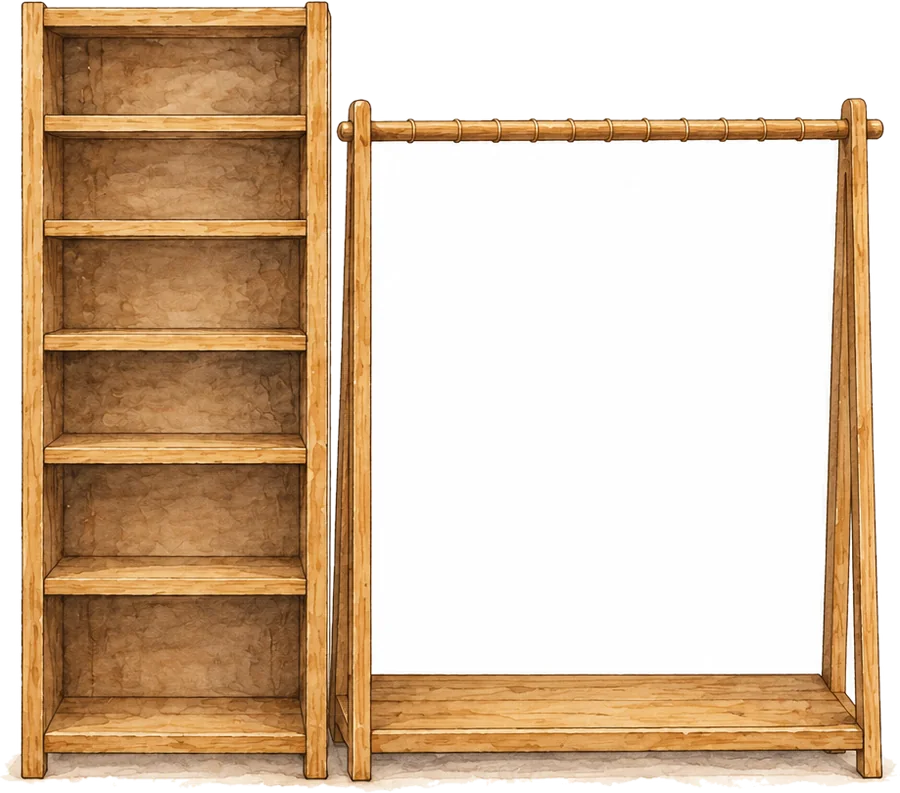
#> input picture images/studio/props/ke-gia.webp, 900 x 793 px
$ python clean-white.py ../images/studio/props/ke-gia.webp
#> lines starting #> are read from the running program, lines starting #| are printed output that depends on the picture; after the words box and inside, x2 and y2 are one past the last pixel; in counts of white or black regions, pixels touching at a corner belong together
#!/usr/bin/env python3
"""Remove leftover paper / white background inside cut-out studio pieces.

Some pieces kept a patch of the paper they were painted on: inside a frame
(the empty clothes rail), under furniture (the floor wash under the sewing
tables), or the whole square (the counter with Udon). This makes paper-white
pixels transparent when they touch the outside (the transparent area or the
image edge), plus any enclosed paper patch larger than ENCLOSED of the piece.

    python3 tools/clean-white.py [--loose] [--ink N] images/studio/props/ke-gia.webp [...]

Writes the files in place. Look at the result before committing: cream paint
(a jug, a lampshade) is close to paper, which is why this isn't run on
everything automatically.
"""
import sys
import numpy as np
from PIL import Image, ImageFilter

ENCLOSED = 0.015
INK = 0         # --ink N: ink lines, thickened by N px, stop the fill — for
                # white fur / paint the same colour as the paper (Udon)


LOOSE = False   # --loose: also the warm, shaded paper wash under a piece
                # (bottom quarter only: white fur / white paint above stays)


def paper(a):
    rgb = a[..., :3].astype(int)
    strict = (rgb.min(2) > 218) & (rgb.max(2) - rgb.min(2) < 34)
    if LOOSE:
        loose = (rgb.min(2) > 196) & (rgb.max(2) - rgb.min(2) < 52)
        loose[: int(a.shape[0] * 0.75)] = False
        strict |= loose
    return (a[..., 3] > 0) & strict


def flood(mask, seeds, depth=None):
    h, w = mask.shape
    out = np.zeros_like(mask)
    front = [tuple(p) for p in np.argwhere(seeds & mask)]
    for y, x in front:
        out[y, x] = True
    step = 0
    while front and (depth is None or step < depth):
        nxt = []
        for y, x in front:
            for yy, xx in ((y - 1, x), (y + 1, x), (y, x - 1), (y, x + 1)):
                if 0 <= yy < h and 0 <= xx < w and mask[yy, xx] and not out[yy, xx]:
                    out[yy, xx] = True
                    nxt.append((yy, xx))
        front = nxt
        step += 1
    return out


def blobs(mask):
    h, w = mask.shape
    lab = np.zeros((h, w), np.int32)
    n = 0
    sizes = [0]
    for y0, x0 in zip(*np.nonzero(mask)):
        if lab[y0, x0]:
            continue
        n += 1
        stack = [(y0, x0)]
        lab[y0, x0] = n
        c = 0
        while stack:
            y, x = stack.pop()
            c += 1
            for yy, xx in ((y - 1, x), (y + 1, x), (y, x - 1), (y, x + 1)):
                if 0 <= yy < h and 0 <= xx < w and mask[yy, xx] and not lab[yy, xx]:
                    lab[yy, xx] = n
                    stack.append((yy, xx))
        sizes.append(c)
    return lab, np.array(sizes)


def clean(path):
    im = Image.open(path).convert('RGBA')
    a = np.asarray(im).copy()
    p = paper(a)
    clear = a[..., 3] < 40
    edge = np.zeros_like(p)
    edge[0, :] = edge[-1, :] = True
    edge[:, 0] = edge[:, -1] = True
    near = clear | np.roll(clear, 1, 0) | np.roll(clear, -1, 0) | np.roll(clear, 1, 1) | np.roll(clear, -1, 1)
    if INK:
        ink = a[..., :3].astype(int).max(2) < 140
        wall = np.asarray(Image.fromarray((ink * 255).astype(np.uint8)).filter(ImageFilter.MaxFilter(2 * INK + 1))) > 0
        gone = flood(p & ~wall, edge | near)
        gone |= flood(p & ~ink, gone, depth=INK + 1)   # the rim along the lines, not past them
    else:
        gone = flood(p, edge | near)
    if not INK:   # with --ink, enclosed white is fur / paint, not paper
        lab, sizes = blobs(p & ~gone)
        big = np.nonzero(sizes > ENCLOSED * (a[..., 3] > 40).sum())[0]
        gone |= np.isin(lab, big[big > 0])
    alpha = np.where(gone, 0, a[..., 3]).astype(np.uint8)
    alpha = np.asarray(Image.fromarray(alpha).filter(ImageFilter.MinFilter(3)))   # eat the pale rim
    a[..., 3] = np.minimum(a[..., 3], alpha)
    ys, xs = np.nonzero(a[..., 3] > 20)
    a = a[ys.min():ys.max() + 1, xs.min():xs.max() + 1]
    Image.fromarray(a).save(path, 'WEBP', quality=84, method=6)
    print(f'  {path}  {gone.mean():.1%} cleared')


if __name__ == '__main__':
    args = sys.argv[1:]
    while args and args[0].startswith('--'):
        if args[0] == '--loose':
            LOOSE = True
        elif args[0] == '--ink':
            INK = int(args.pop(1))
        args = args[1:]
    for f in args:
        clean(f)
#> in clean, im is the input picture: PIL image 900x793 RGBA; mean R, G, B, A 183.5, 159.1, 133.5, 214.2
#> in paper, `strict = (rgb.min(2) > 218) & (rgb.max(2) - rgb.min(2) < 34)`:
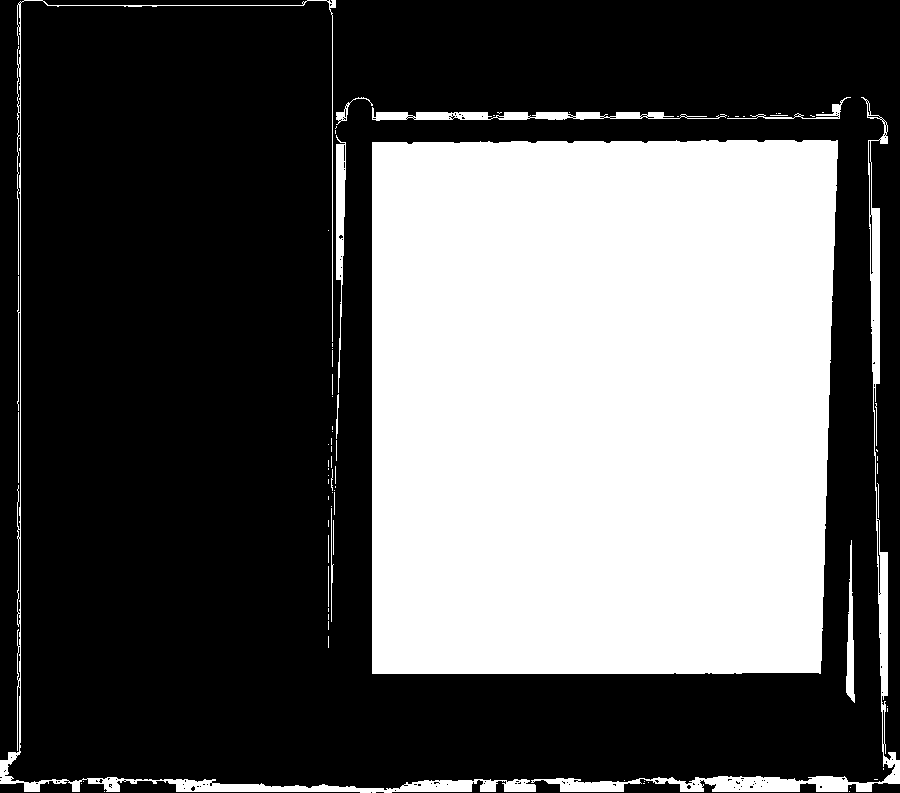
#> strict: shape (793, 900) bool; 36.8% white; 76 white regions (56 under 20 px), largest, box (x1, y1, x2, y2) and area: (372, 140, 838, 674) 243531, (531, 97, 900, 792) 7177, (0, 0, 536, 793) 6390
#> in clean, `near = clear | np.roll(clear, 1, 0) | np.roll(clear, -1, 0) | np.roll(..`:
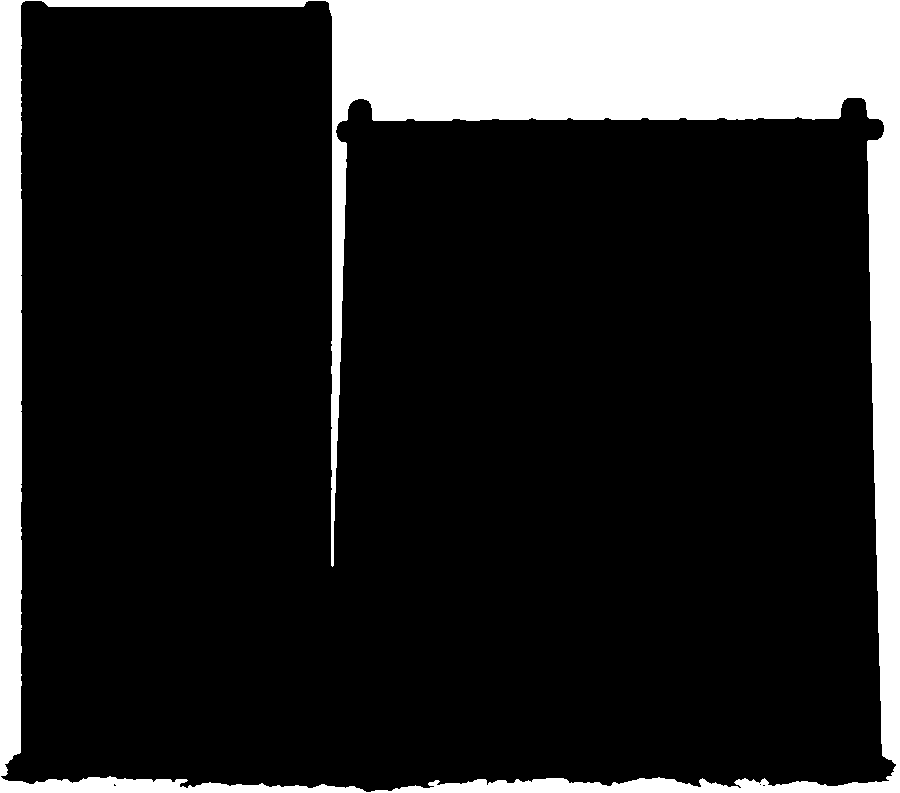
#> near: shape (793, 900) bool; 16.2% white; 1 white region, box (x1, y1, x2, y2) and area: (0, 0, 900, 793) 115328
#> in flood, `front = [tuple(p) for p in np.argwhere(seeds & mask)]`: front = 7868 pairs, first value 0 to 792, second value 0 to 899
#> the loop in flood, `for y, x in front:` made 7868 passes
#> (y, x) on passes 1 to 3: (0, 24), (0, 25), (0, 26)
#> the loop in flood, `while front and (depth is None or step < depth):` made 57 passes
#> front on passes 11 to 18: [(576, 331), (577, 332), (780, 579), (779, 580)], [(577, 331), (578, 332), (780, 580)], [(578, 331), (579, 332)], [(579, 331), (580, 332)], [(580, 331), (581, 332)], [(581, 331), (582, 332)], [(582, 331)], [(583, 331)]
#> after the loop in flood, `while front and (depth is None or step < depth):`:
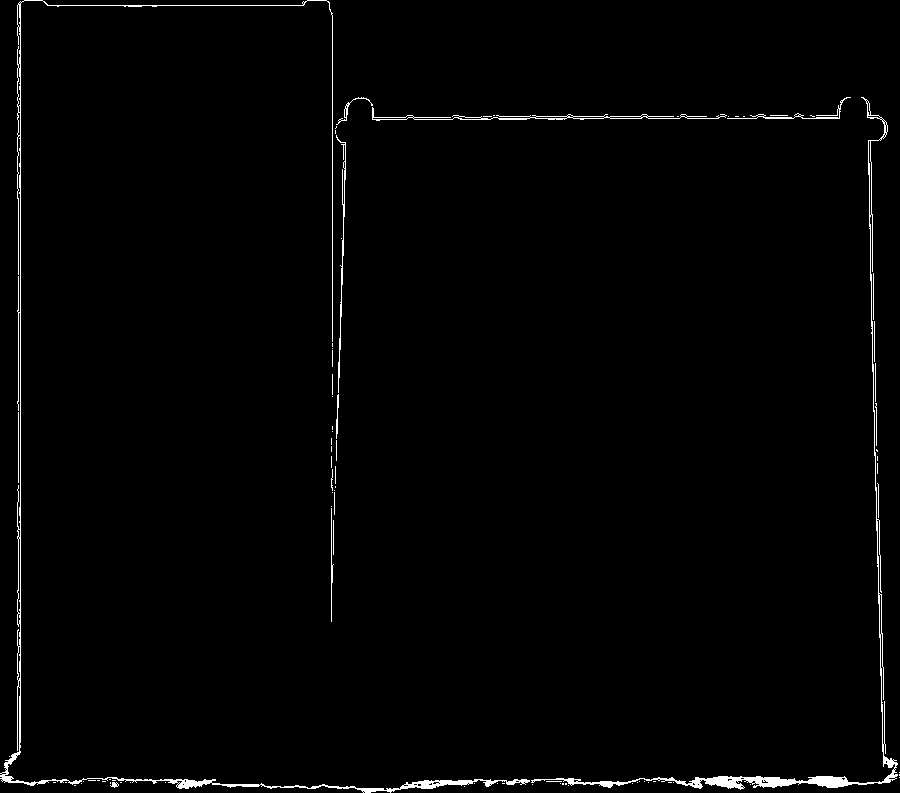
#> out: shape (793, 900) bool; 1.4% white in thin lines or dots
#> after the loop in flood, `while front and (depth is None or step < depth):`: step = 57
#> the loop in blobs, `for y0, x0 in zip(*np.nonzero(mask)):` made 244425 passes
#> x0 on passes 2 to 4: 701, 702, 703
#> after the loop in blobs, `for y0, x0 in zip(*np.nonzero(mask)):`:
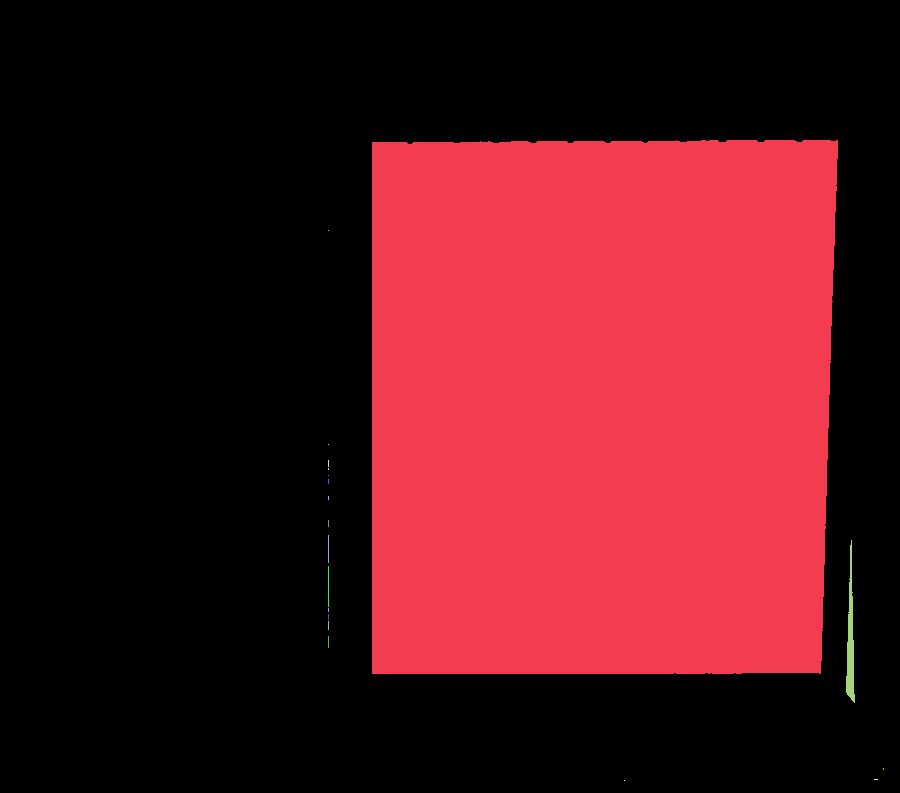
#> lab: shape (793, 900) int32; 20 distinct labels, from 0 to 19; one colour per label, 0 black
#> after the loop in blobs, `for y0, x0 in zip(*np.nonzero(mask)):`: n = 19; sizes = [0, 243531, 1, 1, 7, 2, 1, 5, 4, 7, 28, 759, 41, 4, 6, 9, 12, 2, 4, 1]
#> in clean, `lab, sizes = blobs(p & ~gone)`: sizes = 20 values, max 243531 at index 1, min 0 at index 0, mean 12221.2
#> in clean, `big = np.nonzero(sizes > ENCLOSED * (a[..., 3] > 40).sum())[0]`: big = [1]
#> in clean, `a = a[ys.min():ys.max() + 1, xs.min():xs.max() + 1]`:
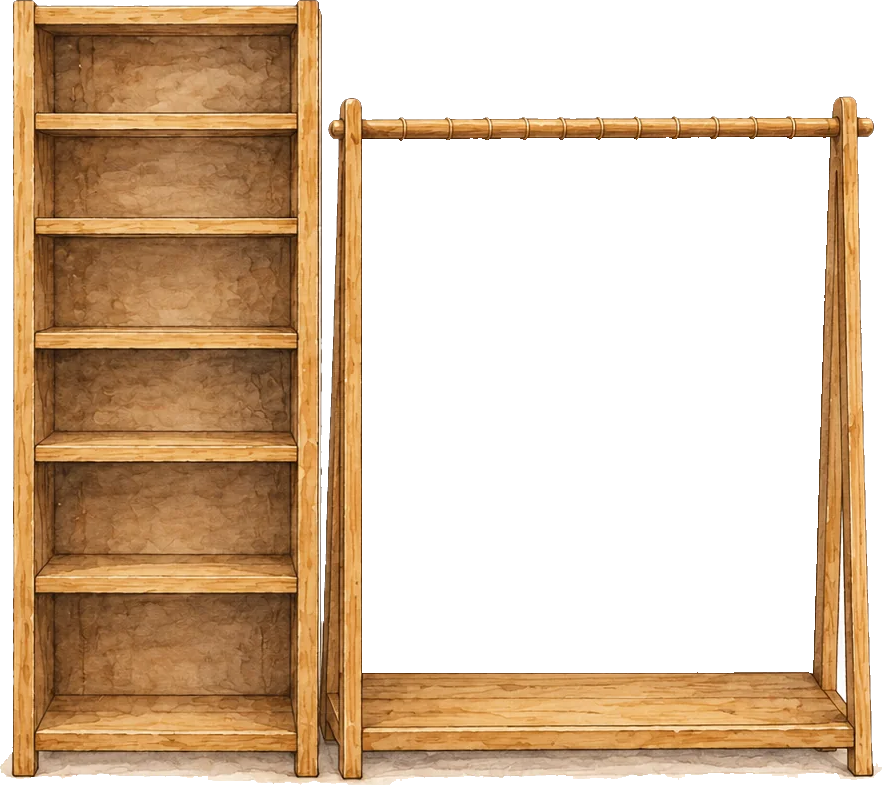
#> a: shape (785, 882, 4); mean R, G, B, A 187.6, 162.5, 136.1, 127.5; transparent parts drawn white
#|   ../images/studio/props/ke-gia.webp  35.5% cleared

$ run again, with images/studio/props/ban-may-day.webp copied over images/studio/props/ke-gia.webp
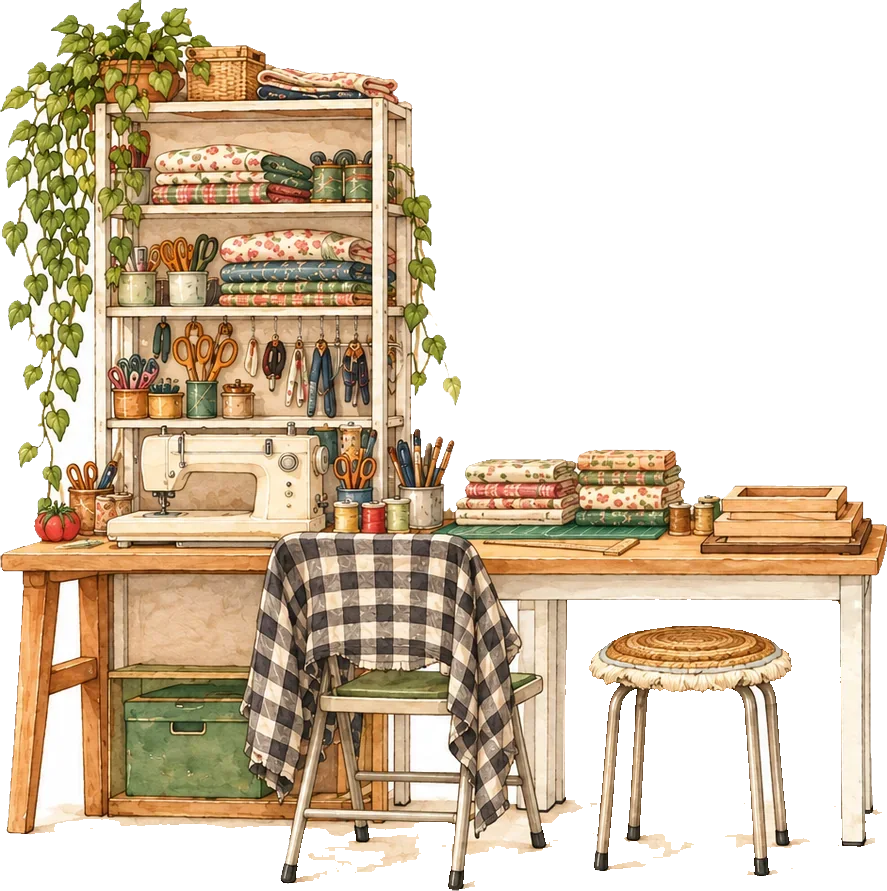
#> input picture images/studio/props/ban-may-day.webp, 887 x 891 px
#> in clean, im is the input picture: PIL image 887x891 RGBA; mean R, G, B, A 152.5, 134.9, 110.7, 139.6
#> strict: shape (891, 887) bool; 12.8% white; 533 white regions (387 under 20 px), largest, box (x1, y1, x2, y2) and area: (568, 608, 862, 841) 23230, (192, 16, 880, 32) 11000, (648, 704, 744, 816) 10736
#> clear: shape (891, 887) bool; 45% white; 5 white regions, box (x1, y1, x2, y2) and area: (140, 0, 887, 526) 236254, (459, 547, 887, 891) 69846, (0, 568, 455, 891) 30570, (0, 98, 52, 555) 12860, (0, 0, 138, 109) 6361
#> near: shape (891, 887) bool; 46% white; 1 white region, box (x1, y1, x2, y2) and area: (0, 0, 887, 891) 363374
#> in flood, `front = [tuple(p) for p in np.argwhere(seeds & mask)]`: front = [(598, 655), (598, 656), (598, 657), (598, 658), (667, 841), (668, 841), (669, 841), (670, 841), (671, 841), (672, 841), (673, 841), (674, 841), (675, 841), (676, 841), (678, 841), (679, 841), (687, 841), (688, 841), (694, 841)]
#> the loop in flood, `for y, x in front:` made 19 passes
#> after the loop in flood, `while front and (depth is None or step < depth):`:
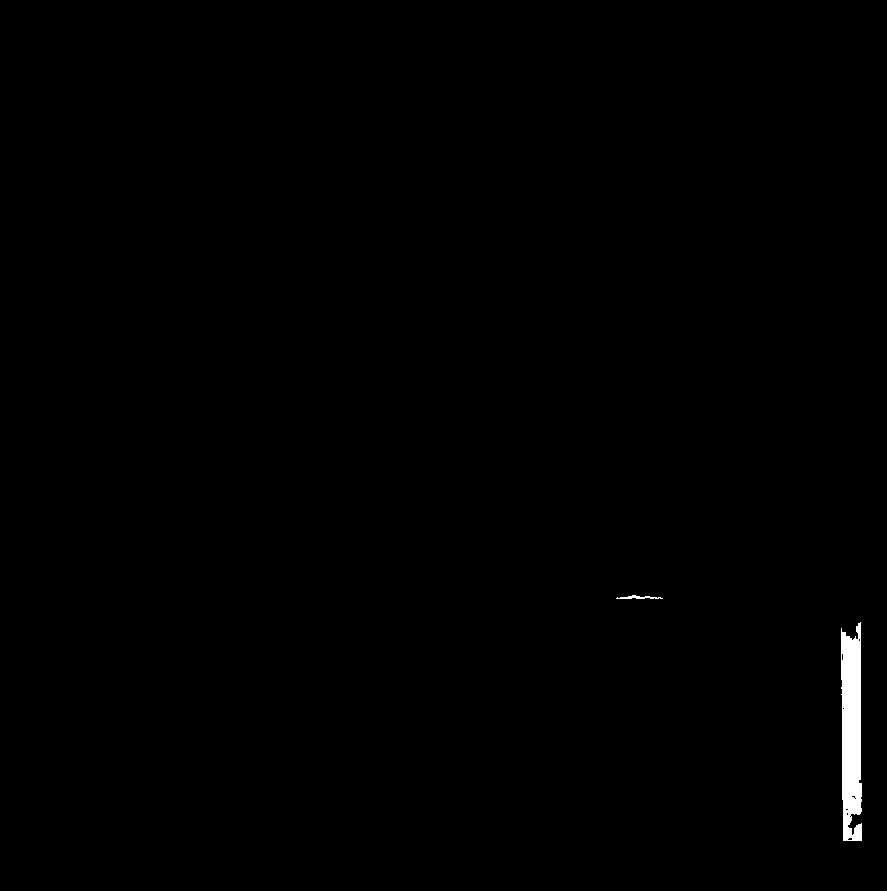
#> out: shape (891, 887) bool; 0.5% white; 2 white regions, box (x1, y1, x2, y2) and area: (841, 622, 862, 841) 3831, (616, 595, 663, 599) 98
#> after the loop in flood, `while front and (depth is None or step < depth):`: step = 174
#> the loop in blobs, `for y0, x0 in zip(*np.nonzero(mask)):` made 27474 passes
#> (y0, x0) on passes 1 to 3: (25, 133), (26, 128), (26, 129)
#> after the loop in blobs, `for y0, x0 in zip(*np.nonzero(mask)):`: n = 569; sizes = 570 values, max 4802 at index 436, min 0 at index 0, mean 48.2
#> big = empty array
#> in clean, `a[..., 3] = np.minimum(a[..., 3], alpha)`:
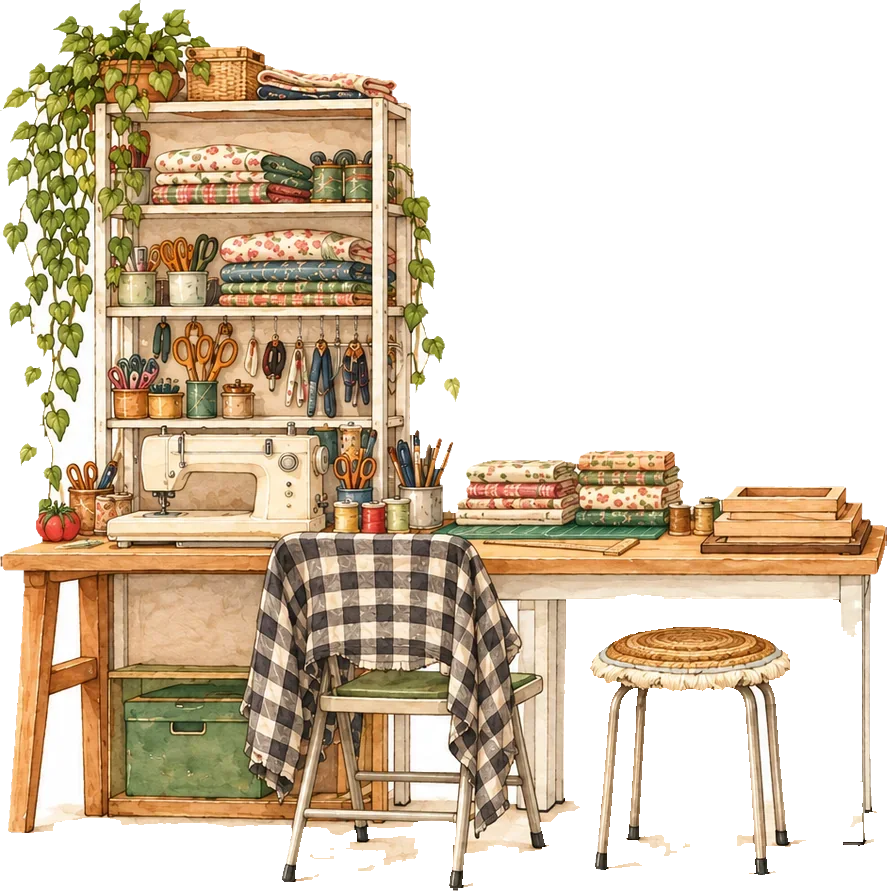
#> a: shape (891, 887, 4); 2.96% of pixels changed, all inside (x1, y1, x2, y2) = (0, 0, 887, 891); transparent parts drawn white
#|   ../images/studio/props/ke-gia.webp  0.5% cleared
